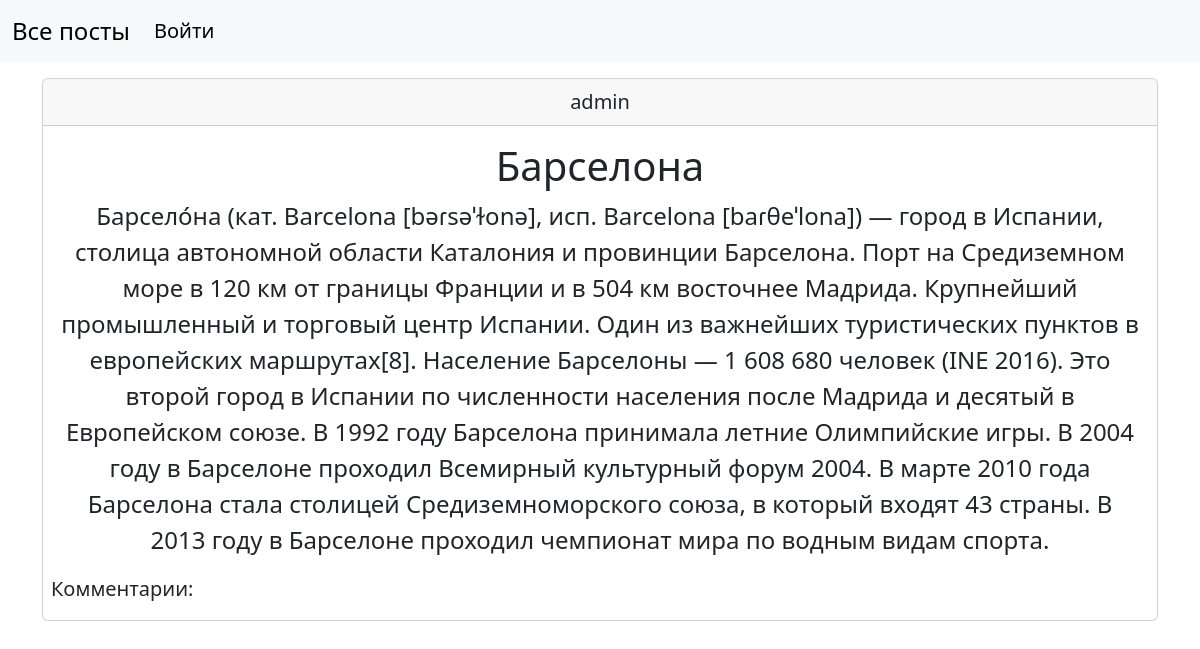
The page /post/5 on the database its author committed.
### core/models.py (models this page shows)
class User(db.Model, UserMixin):
    __tablename__ = 'users'
    id = db.Column(db.Integer, primary_key=True)
    username = db.Column(db.String(128), nullable=False, unique=True)
    password = db.Column(db.String(25), nullable=False)
    posts = db.relationship('Post', backref='author', lazy=True)
    comments = db.relationship('Comment', backref='author', lazy=True)
    def __str__(self) -> str:
        return self.username

class Post(db.Model):
    __tablename__ = 'posts'
    id = db.Column(db.Integer, primary_key=True)
    title = db.Column(db.String(128), nullable=False)
    body = db.Column(db.Text, nullable=False)
    author_id = db.Column(db.Integer, db.ForeignKey('users.id'), nullable=False)
    comments = db.relationship('Comment', backref='post', lazy=True, cascade='all, delete')

### core/routes.py (the view)
@app.route("/post/<int:id>")
def post(id):
    post = Post.query.get(id)
    return render_template("post.html", post=post)

### core/templates/post.html (shortened to what this page needs)
{% extends "base.html" %}
{% block content %}
<div>
    <div class="card mt-3">
        <div class="card-header text-center fs-5">
            {{ post.author }}
        </div>
        <div class="card-body text-center">
            <h5 class="card-title text-center fs-1">{{ post.title }}</h5>
            <p class="card-text text-center fs-4">{{ post.body }}</p>
        </div>
        <p class="fs-5 ms-2">Комментарии:</p>
    </div>
</div>
{% endblock %}

### rows shown on the page
User: author "admin"
Post: title "Барселона", body "Барсело́на (кат. Barcelona [bəɾsəˈɫonə], исп. Barcelona [baɾθeˈlona]) — город в Испании, столица автономной области Каталония и провинции Барселона. Порт на Средиземном море в 120 км от границы Франции и в 504 км восточнее Мадрида. Крупнейший промышленный и торговый центр Испании. Один из важнейших туристических пунктов в европейских маршрутах[8]. Население Барселоны — 1 608 680 человек (INE 2016). Это второй город в Испании по численности населения после Мадрида и десятый в Европейском союзе. В 1992 году Барселона принимала летние Олимпийские игры. В 2004 году в Барселоне проходил Всемирный культурный форум 2004. В марте 2010 года Барселона стала столицей Средиземноморского союза, в…"
